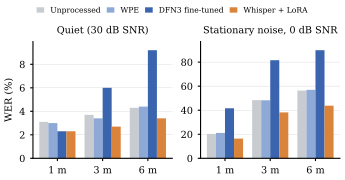

The script that saved this image:
"""Figure 1 of the OCEANS 2027 abstract: WER by range, front ends vs recognizer adaptation [SIM].

Numbers are Table II of paper/oceans2027_methods_results_draft.md (E7 dry run, uwsim v0, guarded
decoding); replace them with the v0-test pool results when those exist.

    python paper/fig_wer.py   # writes paper/fig_wer.pdf
"""
from pathlib import Path

import matplotlib

matplotlib.use("Agg")
import matplotlib.pyplot as plt  # noqa: E402
import numpy as np  # noqa: E402

RANGES = ["1 m", "3 m", "6 m"]
WER = {  # condition -> system -> WER % at 1 / 3 / 6 m
    "Quiet (30 dB SNR)": {"Unprocessed": [3.1, 3.7, 4.3], "WPE": [3.0, 3.4, 4.4],
                          "DFN3 fine-tuned": [2.3, 6.0, 9.2], "Whisper + LoRA": [2.3, 2.7, 3.4]},
    "Stationary noise, 0 dB SNR": {"Unprocessed": [20.3, 48.4, 56.4], "WPE": [21.1, 48.3, 56.9],
                                   "DFN3 fine-tuned": [41.6, 81.6, 89.9], "Whisper + LoRA": [16.4, 38.2, 43.8]},
}
COLORS = {"Unprocessed": "#C8CCD0", "WPE": "#8FA9D6", "DFN3 fine-tuned": "#3B64AE", "Whisper + LoRA": "#D9833B"}


def main() -> None:
    plt.rcParams.update({"font.size": 7, "font.family": "serif", "axes.spines.top": False,
                         "axes.spines.right": False})
    fig, axes = plt.subplots(1, 2, figsize=(3.45, 1.8), constrained_layout=True)
    x = np.arange(len(RANGES))
    w = 0.2
    for ax, (cond, systems) in zip(axes, WER.items()):
        for k, (name, v) in enumerate(systems.items()):
            ax.bar(x + (k - 1.5) * w, v, w, color=COLORS[name], label=name, linewidth=0)
        ax.set_xticks(x, RANGES)
        ax.set_title(cond, fontsize=7)
        ax.tick_params(length=2)
        ax.grid(axis="y", linewidth=0.3, alpha=0.5)
        ax.set_axisbelow(True)
        ax.set_ylim(0, max(max(v) for v in systems.values()) * 1.08)
    axes[0].set_ylabel("WER (%)")
    handles, labels = axes[0].get_legend_handles_labels()
    fig.legend(handles, labels, loc="outside upper center", ncol=4, fontsize=5.5, frameon=False,
               handlelength=1, columnspacing=0.8)
    out = Path(__file__).with_name("fig_wer.pdf")
    fig.savefig(out)
    print(f"-> {out}")


if __name__ == "__main__":
    main()
